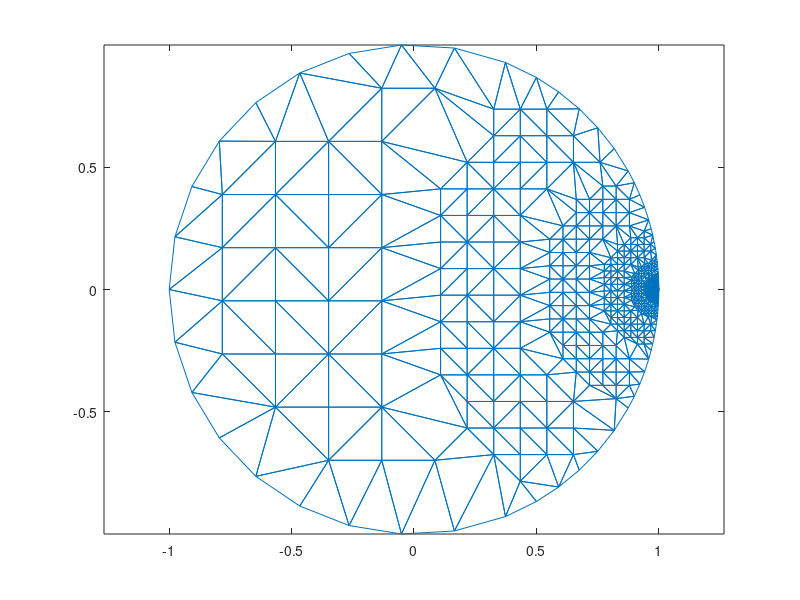

Write the MATLAB code that produced this figure.
%Script for Example 13.2c.
n=0; nodecount=1;
while n<16
  s=sqrt(3*pi/2)/10/2^n; hgrid=2/s/2^n; vgrid=4/s/2^n;
%these will be sufficient horizontal and vertical grid counts to %create a rectangular grid (with gap size =s) that will cover the %domain Omega_n 
  for i=1:hgrid
  for j=1:vgrid
   xnew=1-2/2^n+i*s; ynew=-2/2^n+j*s;
   pij = [xnew ynew]; p=[1 0];
 if norm(pij,2)<1-s/2 & norm(pij-p,2)<2/2^n & norm(pij-p,2)>1/2^n+s/2
%The three conditions here check to see if the node should be added.
%The first says that the node should be in the unit circle (with a %safe distance to the boundary to prevent interior nodes from getting %too close to boundary nodes which will be added later).  The second %and third state that the distance from the node to the special %boundary point (1,0) should be between the two required radii.  The %last condition has a safety term added to the lower bound to prevent %nodes from successive iterations from getting too close.  
   x(nodecount)=xnew; y(nodecount)=ynew; nodecount=nodecount+1;
  end
 end
 end
%The next part of the loop puts nodes on the boundary.
 theta1=acos(1-2/2^(2*n)); theta2=acos(1-2^(-2*n)/2);
 if n==0, theta1=theta1-s; end 
 for theta = theta1:-s:(theta2+s/2)
  x(nodecount)=cos(theta); y(nodecount)=sin(theta);
  x(nodecount+1)=cos(theta); y(nodecount+1)=-sin(theta);
  nodecount=nodecount+2;
 end
 n=n+1;
end
%We need to put a node at the special unsymmetric point (-1,0). 
x(nodecount)=-1; y(nodecount)=0; nodecount=nodecount+1;
%Finally we put nodes in the portion of the domain between (1,0) 
%and the last Omega_n, and then on the boundary.
%We need first to bump n back down one unit.
n=n-1;
for i=1:hgrid
for j=1:vgrid
  xnew=1-2/2^n+i*s; ynew=-2/2^n+j*s;
  pij = [xnew ynew]; p=[1 0];
  if norm(pij,2)<1-s/2 & norm(pij-p,2)< 1/2^n 
   x(nodecount)=xnew; y(nodecount)=ynew; nodecount=nodecount+1;
  end
end
end
for theta = -theta2:s:theta2
  x(nodecount)=cos(theta); y(nodecount)=sin(theta);
  nodecount=nodecount+1;
end



tri=delaunay(x,y); trimesh(tri,x,y), axis('equal')
%Remove comment symbol below to see just only the node plot.
%plot(x,y,'bo'), axis('equal') 
